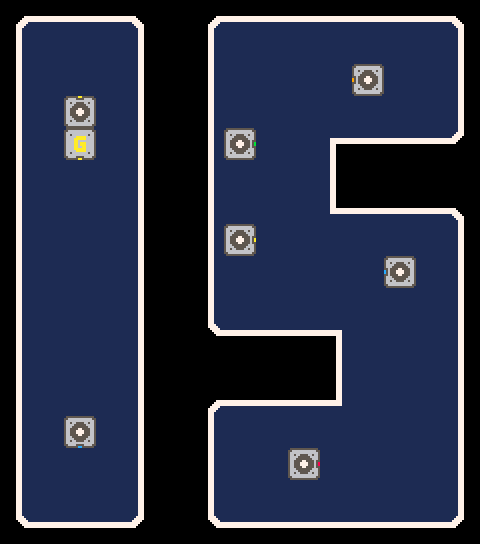

This is a level from a 2D game, rendered from its Tiled map with the project's own tilesets. A one-line summary and the complete map file follow:
An orthogonal 15x17 tile map with 32x32 px tiles, 2 tile layers (Blueboard, Element) and 1 object.

<map version="1.5" tiledversion="1.7.2" orientation="orthogonal" renderorder="left-down" width="15" height="17" tilewidth="32" tileheight="32" infinite="0" nextlayerid="4" nextobjectid="3">
 <tileset firstgid="1" source="../element.tsx" />
 <layer id="1" name="Blueboard" width="15" height="17" locked="1">
  <data encoding="csv">
43,29,29,29,30,0,43,29,29,29,29,29,29,29,30,
59,45,77,62,63,0,59,45,77,60,60,61,61,61,63,
59,60,45,62,63,0,59,45,60,45,61,62,62,61,63,
59,60,62,77,63,0,59,62,62,60,60,62,45,45,63,
59,77,60,60,63,0,59,62,60,77,78,93,93,93,94,
59,62,77,62,63,0,59,60,77,45,63,0,0,0,0,
59,61,62,62,63,0,59,62,61,45,46,29,29,29,47,
59,77,45,61,63,0,59,77,60,62,60,77,61,62,63,
59,77,77,61,63,0,59,62,60,60,60,61,61,61,63,
59,45,61,61,63,0,59,77,60,60,61,61,45,62,63,
59,45,45,62,63,0,75,93,93,93,76,60,60,60,63,
59,45,45,77,63,0,0,0,0,0,59,77,61,60,63,
59,45,45,62,63,0,28,29,29,29,44,61,62,45,63,
59,45,77,77,63,0,59,60,61,60,45,60,60,60,63,
59,62,60,61,63,0,59,61,45,45,61,60,60,62,63,
59,61,62,60,63,0,59,45,61,60,60,62,45,62,63,
75,93,93,93,94,0,75,93,93,93,93,93,93,93,94
</data>
 </layer>
 <layer id="3" name="Element" width="15" height="17">
  <data encoding="csv">
0,0,0,0,0,0,0,0,0,0,0,0,0,0,0,
0,0,0,0,0,0,0,0,0,0,0,0,0,0,0,
0,0,0,0,0,0,0,0,0,0,0,1610612818,0,0,0,
0,0,83,0,0,0,0,0,0,0,0,0,0,0,0,
0,0,35,0,0,0,0,2684354641,0,0,0,0,0,0,0,
0,0,0,0,0,0,0,0,0,0,0,0,0,0,0,
0,0,0,0,0,0,0,0,0,0,0,0,0,0,0,
0,0,0,0,0,0,0,2684354643,0,0,0,0,0,0,0,
0,0,0,0,0,0,0,0,0,0,0,0,1610612804,0,0,
0,0,0,0,0,0,0,0,0,0,0,0,0,0,0,
0,0,0,0,0,0,0,0,0,0,0,0,0,0,0,
0,0,0,0,0,0,0,0,0,0,0,0,0,0,0,
0,0,0,0,0,0,0,0,0,0,0,0,0,0,0,
0,0,3221225540,0,0,0,0,0,0,0,0,0,0,0,0,
0,0,0,0,0,0,0,0,0,2684354627,0,0,0,0,0,
0,0,0,0,0,0,0,0,0,0,0,0,0,0,0,
0,0,0,0,0,0,0,0,0,0,0,0,0,0,0
</data>
 </layer>
 <objectgroup id="2" name="Object" visible="0" locked="1">
  <object id="1" x="240" y="268">
   <point />
  </object>
 </objectgroup>
</map>
